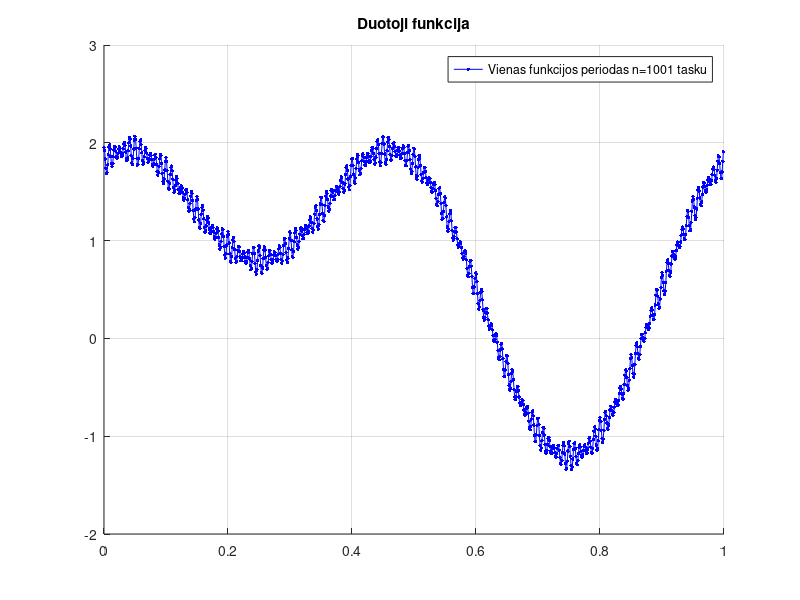
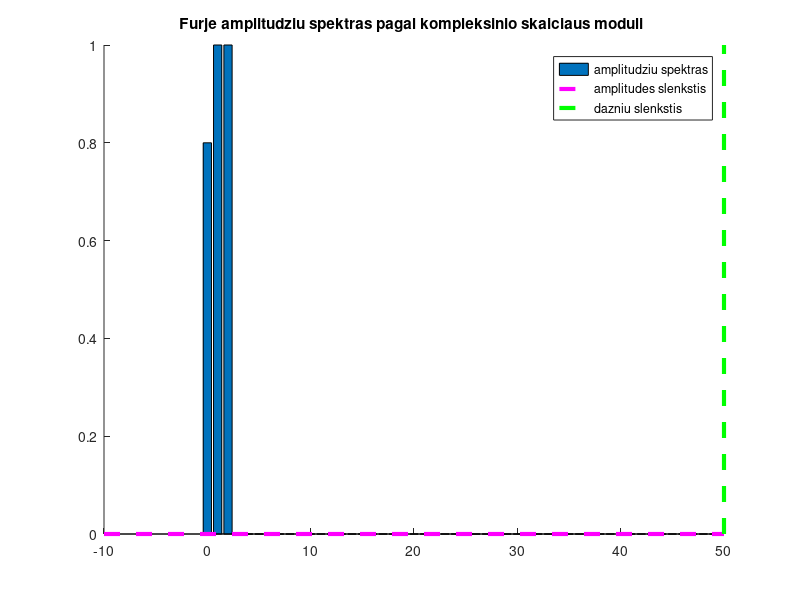
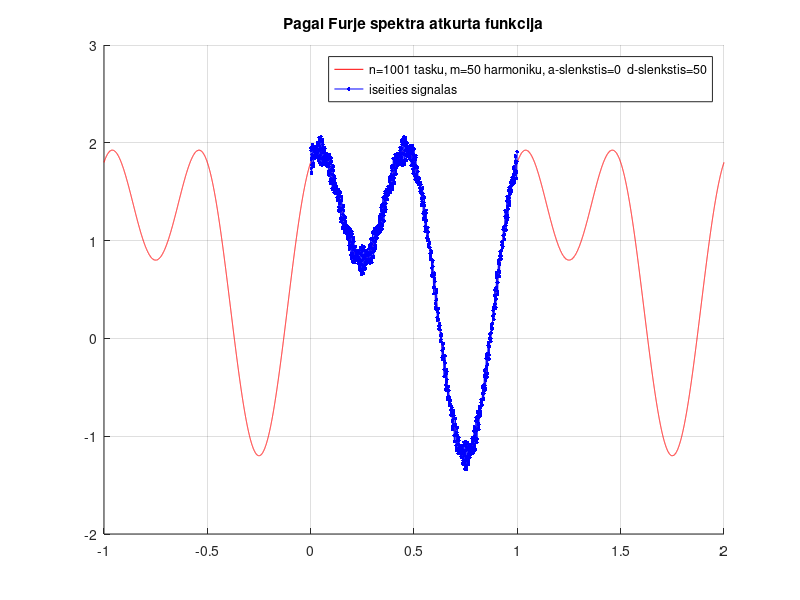

Reproduce these figures in MATLAB, in order.
%
%   Viename periode aprasytai funkcijai atliekama diskrecioji Furje
%   transformacija
%

function main
clc,close all,clear all
n=1000 ; n=round(n/2)*2+1 % tasku skaicius, nelyginis
m=(n+1)/2  % m - harmoniku skaicius
 m=50
T=1;
dazniu_slenkstis= m  %50 %m/2    % harmoniku numeriu slenkstis triuksmu filtravimui 
ampl_slenkstis=0 %0.12   %0.6  % harmoniku amplitudziu slenkstis triuksmu filtravimui
dt=T/n
N=10000  % vaizdavimo tasku skaicius
dttt=T/N

t=[0:dt:T-dt];
ttt=[-T:dttt:2*T];

% disp('kontrole:'),disp(sum(fC(3,T,t).*fC(0,T,t)))

fff=fnk(T,t); % apskaiciuojame ir pavaizduojame duota tasku seka 
figure(1),hold on,grid on,plot(t,fff,'b.-','MarkerSize',8);
legend(sprintf('Vienas funkcijos periodas n=%d tasku',n))
title('Duotoji funkcija')

ac0=dot(fff,fC(0,T,t))/n;
for i=1:m-1
    ac(i)=dot(fff,fC(i,T,t))*2/n;
    as(i)=dot(fff,fS(i,T,t))*2/n;
end
ac,as

figure(2),hold on
bar(0:m-1,[ac0,sqrt(ac.^2+as.^2)],0.8)
xx=axis; 
plot(xx(1:2),ampl_slenkstis*[1 1],'m--','LineWidth',3); % braizo ampl slenkscio linija
plot(dazniu_slenkstis*[1 1],xx(3:4),'g--','LineWidth',3); % braizo dazniu slenkscio linija
title('Furje amplitudziu spektras pagal kompleksinio skaiciaus moduli ')
legend({'amplitudziu spektras';'amplitudes slenkstis';'dazniu slenkstis'})


fffz=ac0*fC(0,T,ttt)
frequencies=[1:m-1];
frequencies=frequencies(find(frequencies < dazniu_slenkstis))
for i=frequencies
    if sqrt(ac(i)^2+as(i)^2) > ampl_slenkstis
        fffz=fffz+ac(i)*fC(i,T,ttt)+as(i)*fS(i,T,ttt);    
    end
end

figure(3),hold on,grid on, plot(ttt,fffz,'r'); 
% plot(t,fff,'b-','LineWidth',1);
plot(t,fff,'b.-','MarkerSize',8);
legend({sprintf('n=%d tasku, m=%d harmoniku, a-slenkstis=%g  d-slenkstis=%g',n,m,ampl_slenkstis,dazniu_slenkstis),'iseities signalas'})
title(sprintf('Pagal Furje spektra atkurta funkcija'))

return
end

function c=fC(i,T,t), if i==0,c=1*cos(0*t); else, c=cos(2*pi*i/T*t); end, return, end
function s=fS(i,T,t), s=sin(2*pi*i/T*t); return, end

%------------------------------------------------------------------------------------------------------
% function rez=fnk(T,t), rez=sin(2*pi*t/T); return, end
% function rez=fnk(T,t), rez=sin(2*pi*t/T)+cos(2*pi*2*t/T)+sin(2*pi*10*t/T); return, end
% function rez=fnk(T,t), rez=sign(sin(2*pi*t/T))+sign(cos(2*pi*2*t/T))+sign(cos(2*pi*10*t/T)); return, end
function rez=fnk(T,t), rez=sin(2*pi*t/T)+cos(2*pi*2*t/T)+0.05*cos(2*pi*100*t/T)+0.1*cos(2*pi*120*t/T)+0.8; return, end
